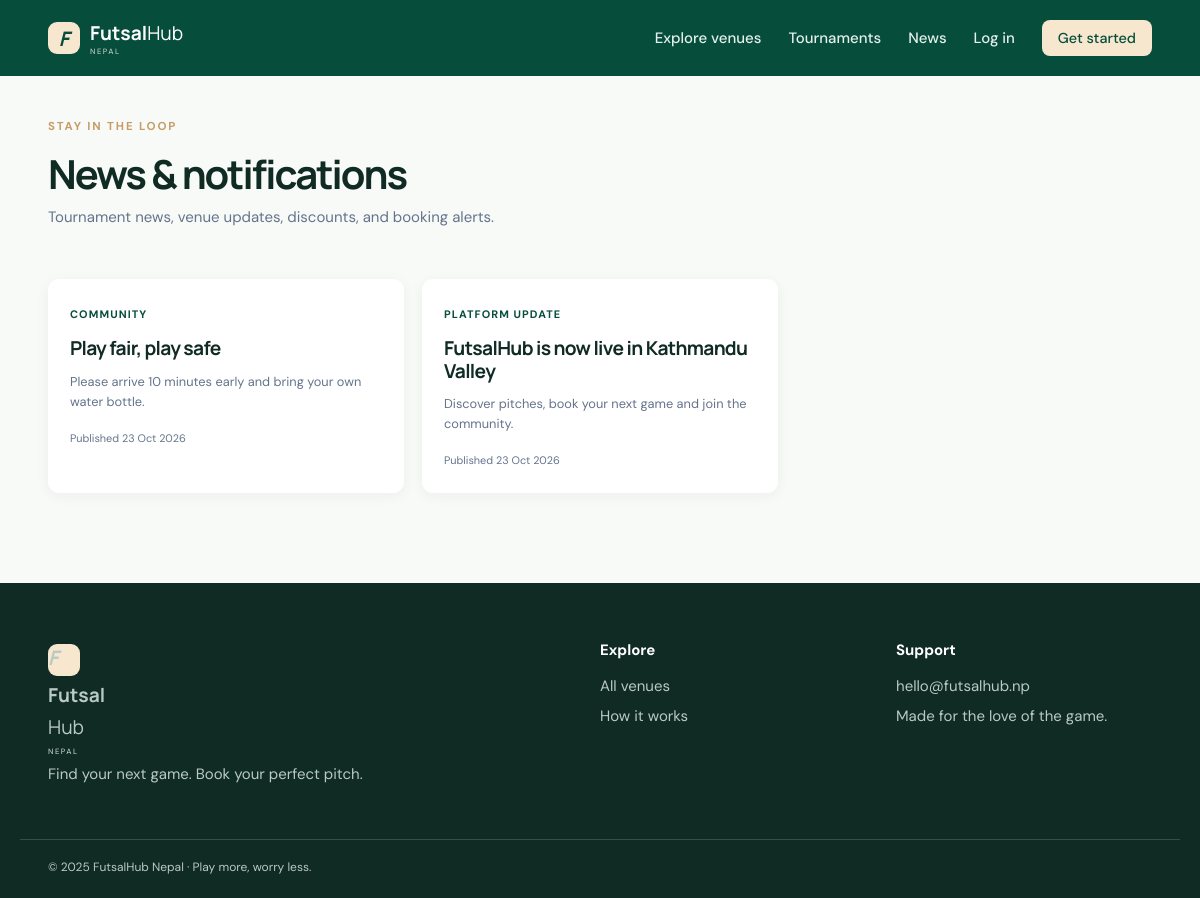
The page /announcements on the database its author committed.
### app/models.py (models this page shows)
class Announcement(db.Model):
    id = db.Column(db.Integer, primary_key=True)
    title = db.Column(db.String(180), nullable=False)
    body = db.Column(db.Text, nullable=False)
    published_at = db.Column(db.DateTime, default=datetime.utcnow, nullable=False)
    expires_at = db.Column(db.DateTime, nullable=True)
    category = db.Column(db.String(40), nullable=False, default="Community")
    venue_id = db.Column(db.Integer, db.ForeignKey("venue.id"), nullable=True)
    author_id = db.Column(db.Integer, db.ForeignKey("user.id"), nullable=True)
    venue = db.relationship("Venue")

### app/main.py (the view)
@main_bp.get("/announcements")
def announcements():
    items = Announcement.query.filter(
        Announcement.published_at <= datetime.utcnow(),
        or_(Announcement.expires_at.is_(None), Announcement.expires_at > datetime.utcnow()),
    ).order_by(Announcement.published_at.desc()).all()
    return render_template("announcements.html", announcements=items)

### app/main.py (called while the page is built)
@main_bp.app_context_processor
def inject_current_user():
    user_id = session.get("user_id")
    return {
        "current_user": db.session.get(User, user_id) if user_id else None,
        "now_date": datetime.utcnow().date().isoformat(),
    }

### app/security.py (called while the page is built)
def validate_csrf():
    if request.method not in {"POST", "PUT", "PATCH", "DELETE"}:
        return
    expected = session.get("_csrf_token")
    supplied = request.form.get("csrf_token") or request.headers.get("X-CSRFToken")
    if not expected or not supplied or not secrets.compare_digest(expected, supplied):
        abort(400, description="The form security token is missing or invalid.")

### templates/announcements.html (shortened to what this page needs)
{% extends "base.html" %}
{% block content %}<main class="dashboard-page"><div class="container"><div class="dashboard-welcome"><div><p class="eyebrow">STAY IN THE LOOP</p><h1>News & notifications</h1><p class="muted">Tournament news, venue updates, discounts, and booking alerts.</p></div>{% if current_user and (current_user.is_owner or current_user.is_admin) %}<a class="button" href="{{ url_for('main.create_announcement') }}">＋ Publish news</a>{% endif %}</div><div class="announcement-page-grid">{% for announcement in announcements %}<article class="announcement-page-card"><span>{{ announcement.category }}</span><h2>{{ announcement.title }}</h2><p class="muted">{{ announcement.body }}</p><small>Published {{ announcement.published_at.strftime('%d %b %Y') }}{% if announcement.expires_at %} · Expires {{ announcement.expires_at.strftime('%d %b %Y') }}{% endif %}</small></article>{% else %}<div class="empty-card"><h3>No active announcements</h3><p class="muted">Check back soon for community updates.</p></div>{% endfor %}</div></div></main>{% endblock %}

### static/css/style.css (style rules this page uses)
:root { --emerald:#064e3b;--champagne:#f7e7ce;--ivory:#f8faf8;--forest:#102a24;--white:#fff;--muted:#64748b;--success:#15803d;--error:#dc2626;--line:#e2e8e5;--shadow:0 14px 35px rgba(16,42,36,.08) }
* { box-sizing:border-box }
html { scroll-behavior:smooth }
body { margin:0;background:var(--ivory);color:var(--forest);font:15px/1.6 "DM Sans",sans-serif }
h1,h2,h3,p { margin-top:0 }
h1,h2,h3 { font-family:Manrope,sans-serif;line-height:1.15 }
h1 { font-size:clamp(2.5rem,5vw,4.4rem);letter-spacing:-.05em }
h2 { font-size:2rem;letter-spacing:-.035em }
.container { max-width:1160px;margin:auto;padding:0 28px }
.eyebrow { color:#c59d68;font-size:.72rem;font-weight:700;letter-spacing:.16em;margin-bottom:15px }
.muted { color:var(--muted) }
.detail-page,.dashboard-page { padding:42px 0 90px }
.dashboard-welcome { display:flex;justify-content:space-between;align-items:end;gap:25px;margin-bottom:35px }
.dashboard-welcome h1 { font-size:2.5rem;margin-bottom:8px }
.announcement-page-grid { display:grid;grid-template-columns:repeat(3,1fr);gap:18px }
.announcement-page-card { background:#fff;border-radius:11px;padding:22px;box-shadow:0 3px 14px rgba(16,42,36,.05) }
.announcement-page-card>span { color:var(--emerald);font-size:.68rem;font-weight:700;text-transform:uppercase;letter-spacing:.1em }
.announcement-page-card h2 { font-size:1.2rem;margin:12px 0 }
.announcement-page-card p { font-size:.8rem }
.announcement-page-card small { color:var(--muted);font-size:.68rem }

### rows shown on the page
Announcement: category "COMMUNITY", title "Play fair, play safe", body "Please arrive 10 minutes early and bring your own water bottle.", published_at "23 Oct 2026"
Announcement: category "PLATFORM UPDATE", title "FutsalHub is now live in Kathmandu Valley", body "Discover pitches, book your next game and join the community.", published_at "23 Oct 2026"
